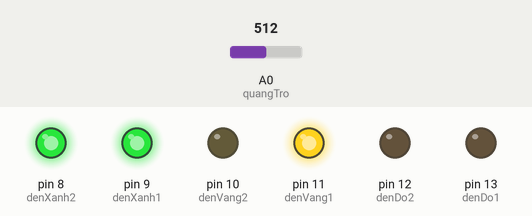
Recording of a sketch running on a simulated Arduino Uno, built with avr-gcc and run on an emulated ATmega328P. Shown: output pins drawn as LEDs (lit = HIGH). The test bench sets the inputs (shaded band); at power-on: A0 (quangTro) = 512.

Above: at 1.2 s.
1.3 s: A0 (quangTro) set to 358
2.8 s: A0 (quangTro) set to 331
At 3.6 s:
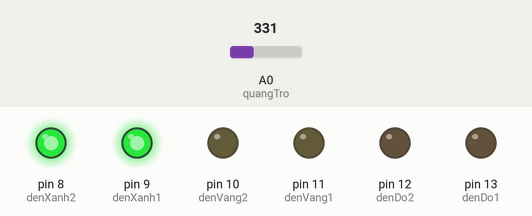
4.3 s: A0 (quangTro) set to 187
5.8 s: A0 (quangTro) set to 160
At 7.0 s:
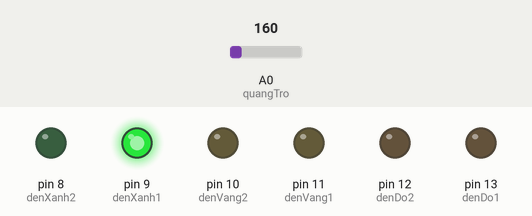
7.3 s: A0 (quangTro) set to 522
At 8.2 s:
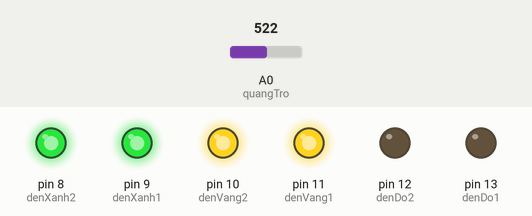
8.8 s: A0 (quangTro) set to 499
At 9.4 s:
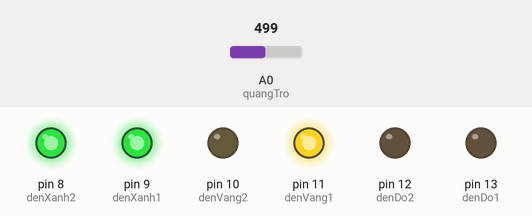
Timing chart, 0 to 11.3 s (numbered marks = the images above; inputs shaded):
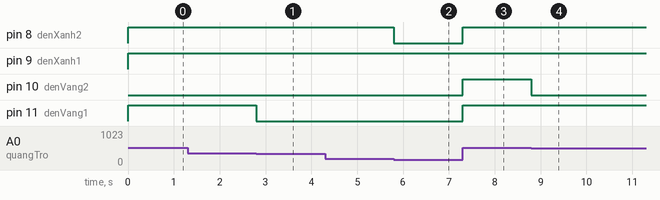

The sketch:

Project6_Quang_tro_dieu_khien_LED_bar.ino
```cpp
/*
Mạch điều khiển LED bar bằng quang trở

Linh kiện:
- Quang trở
- Đèn LED xanh, vàng, đỏ
- Điện trở 220 Ohm, 10 Kilo Ohm
- Arduino Uno

Cách lắp mạch:
- Xem hình

Tác giả: Nhân Nguyễn
Ngày: 03/01/2015
Lịch sử thay đổi
- 27/03/2015 Rev. 1.1 - Thêm 3 đèn LED
- 03/01/2015 Rev. 1.0
Website: http://papcodientu.com/
*/

//khai báo cổng đèn LED
int denDo1 = 13;
int denDo2 = 12;
int denVang1 = 11;
int denVang2 = 10;
int denXanh1 = 9;
int denXanh2 = 8;

// khai báo biến trở
int quangTro = A0;

// gia tri doc duoc tu bien tro 0-1023
int giatriquangTro = 0;

void setup() {
  // cài đặt cổng led là cổng output
  pinMode(denXanh1, OUTPUT);
  pinMode(denXanh2, OUTPUT);
  pinMode(denVang1, OUTPUT);
  pinMode(denVang2, OUTPUT);
  pinMode(denDo1, OUTPUT);
  pinMode(denDo2, OUTPUT);
}

void loop() {
  // đọc giá trị từ quang trở
  giatriquangTro = analogRead(quangTro);
  if (giatriquangTro <= 170) {
    digitalWrite(denXanh1, HIGH);
    digitalWrite(denXanh2, LOW);
    digitalWrite(denVang1, LOW);
    digitalWrite(denVang2, LOW);
    digitalWrite(denDo1, LOW);
    digitalWrite(denDo2, LOW);
  } else if (giatriquangTro > 170 && giatriquangTro <= 341) {
    digitalWrite(denXanh1, HIGH);
    digitalWrite(denXanh2, HIGH);
    digitalWrite(denVang1, LOW);
    digitalWrite(denVang2, LOW);
    digitalWrite(denDo1, LOW);
    digitalWrite(denDo2, LOW);
  } else if (giatriquangTro > 314 && giatriquangTro <= 512) {
    digitalWrite(denXanh1, HIGH);
    digitalWrite(denXanh2, HIGH);
    digitalWrite(denVang1, HIGH);
    digitalWrite(denVang2, LOW);
    digitalWrite(denDo1, LOW);
    digitalWrite(denDo2, LOW);
  } else if (giatriquangTro > 512 && giatriquangTro <= 682) {
    digitalWrite(denXanh1, HIGH);
    digitalWrite(denXanh2, HIGH);
    digitalWrite(denVang1, HIGH);
    digitalWrite(denVang2, HIGH);
    digitalWrite(denDo1, LOW);
    digitalWrite(denDo2, LOW);
  } else if (giatriquangTro > 682 && giatriquangTro <= 853) {
    digitalWrite(denXanh1, HIGH);
    digitalWrite(denXanh2, HIGH);
    digitalWrite(denVang1, HIGH);
    digitalWrite(denVang2, HIGH);
    digitalWrite(denDo1, HIGH);
    digitalWrite(denDo2, LOW);
  } else {
    digitalWrite(denXanh1, HIGH);
    digitalWrite(denXanh2, HIGH);
    digitalWrite(denVang1, HIGH);
    digitalWrite(denVang2, HIGH);
    digitalWrite(denDo1, HIGH);
    digitalWrite(denDo2, HIGH);
  }
}
```

Measured:
- the behaviour switches between 342 and 341 on A0 (quangTro) (found by bisection; images 0 and 1)
- the behaviour switches between 171 and 170 on A0 (quangTro) (found by bisection; images 1 and 2)
- the behaviour switches between 513 and 512 on A0 (quangTro) (found by bisection; images 3 and 4)
- after the input at 1.3 s, every drawn part: stays the same
- after the input at 2.8 s, pin 11 (denVang1): HIGH → LOW at once
- after the input at 4.3 s, every drawn part: stays the same
- after the input at 5.8 s, pin 8 (denXanh2): HIGH → LOW at once
- after the input at 7.3 s, pin 8 (denXanh2), pin 10 (denVang2), pin 11 (denVang1): LOW → HIGH at once
- after the input at 8.8 s, pin 10 (denVang2): HIGH → LOW at once
